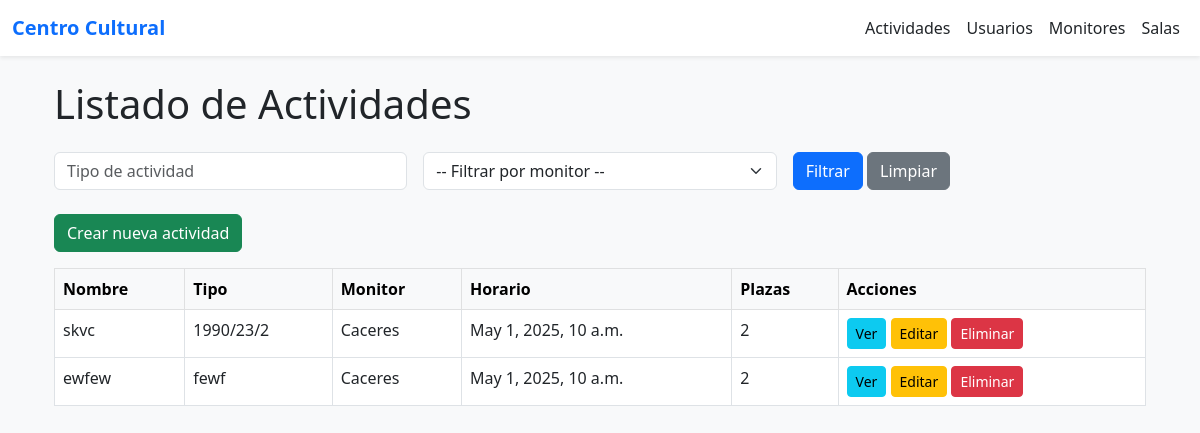
/actividades/, run on an earlier commit of the app's database.
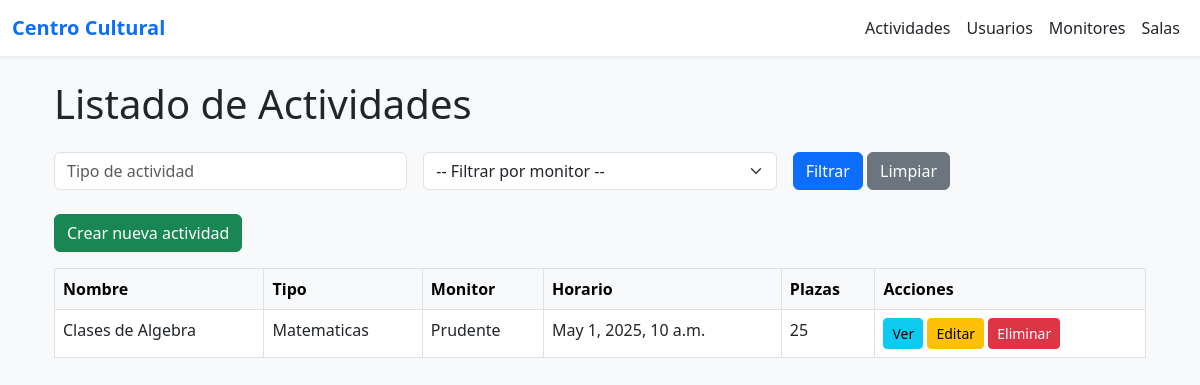
And on a later commit of the database.
### app_bbdd/models.py (models this page shows, shortened)
class Actividad(models.Model):
    nombre = models.CharField(max_length=100)
    tipo = models.CharField(max_length=50)
    horario = models.DateTimeField()
    descripcion = models.TextField()
    duracion = models.PositiveIntegerField(help_text="Duración en minutos")
    plazas_disponibles = models.PositiveIntegerField()
    usuarios = models.ManyToManyField(UsuarioInscrito, related_name='actividades', blank=True)
    monitor = models.ForeignKey(Monitor, on_delete=models.CASCADE, related_name='actividades')
    sala_principal = models.ForeignKey(Sala, on_delete=models.SET_NULL, null=True, related_name='actividades_principales')
    salas_secundarias = models.ManyToManyField(Sala, blank=True, related_name='actividades_secundarias')

class Monitor(models.Model):
    nombre = models.CharField(max_length=100)
    especializacion = models.CharField(max_length=100)

### app_bbdd/views.py (the view)
# urls.py: path('', views.lista_actividades, name='lista_actividades'),
def lista_actividades(request):
    actividades = Actividad.objects.all()
    monitores = Monitor.objects.all()
    tipo = request.GET.get('tipo')
    if tipo:
        actividades = actividades.filter(tipo__iexact=tipo)
    monitor_id = request.GET.get('monitor')
    if monitor_id:
        actividades = actividades.filter(monitor__id=monitor_id)
    return render(request, 'actividades/lista.html', {
        'actividades': actividades,
        'monitores': monitores
    })

### app_bbdd/templates/actividades/lista.html (shortened to what this page needs)
{% extends 'base.html' %}
{% block content %}
<div class="container mt-4">
    <h1 class="mb-4">Listado de Actividades</h1>
    <form method="get" class="row g-3 mb-4">
        <div class="col-md-4">
            <input type="text" name="tipo" class="form-control" placeholder="Tipo de actividad"
                   value="{{ request.GET.tipo }}">
        </div>
        <div class="col-md-4">
            <select name="monitor" class="form-select">
                <option value="">-- Filtrar por monitor --</option>
            </select>
        </div>
        <div class="col-md-4">
            <button type="submit" class="btn btn-primary">Filtrar</button>
            <a href="{% url 'lista_actividades' %}" class="btn btn-secondary">Limpiar</a>
        </div>
    </form>
    <div class="mb-3">
        <a href="{% url 'crear_actividad' %}" class="btn btn-success">Crear nueva actividad</a>
    </div>
    <table class="table table-bordered table-hover">
        <thead class="table-light">
            <tr>
                <th>Nombre</th>
                <th>Tipo</th>
                <th>Monitor</th>
                <th>Horario</th>
                <th>Plazas</th>
                <th>Acciones</th>
            </tr>
        </thead>
        <tbody>
            {% for actividad in actividades %}
                <tr>
                    <td>{{ actividad.nombre }}</td>
                    <td>{{ actividad.tipo }}</td>
                    <td>{{ actividad.monitor.nombre }}</td>
                    <td>{{ actividad.horario }}</td>
                    <td>{{ actividad.plazas_disponibles }}</td>
                    <td>
                        <a href="{% url 'detalle_actividad' actividad.id %}" class="btn btn-sm btn-info">Ver</a>
                        <a href="{% url 'editar_actividad' actividad.id %}" class="btn btn-sm btn-warning">Editar</a>
                        <a href="{% url 'eliminar_actividad' actividad.id %}" class="btn btn-sm btn-danger">Eliminar</a>
                    </td>
                </tr>
            {% empty %}
                <tr>
                    <td colspan="6" class="text-center">No hay actividades que coincidan con el filtro.</td>
                </tr>
            {% endfor %}
        </tbody>
    </table>
</div>
{% endblock %}

### app_bbdd/templates/base.html (shortened to what this page needs)
<!DOCTYPE html>
<html lang="es">
<head>
    <link href="https://cdn.jsdelivr.net/npm/bootstrap@5.3.0/dist/css/bootstrap.min.css" rel="stylesheet">
</head>
<body class="bg-light">
    <nav class="navbar navbar-expand-lg navbar-light bg-white shadow-sm">
        <div class="container-fluid">
            <a class="navbar-brand fw-bold text-primary" href="#">Centro Cultural</a>
            <div class="collapse navbar-collapse" id="navbarNav">
                <ul class="navbar-nav ms-auto">
                    <li class="nav-item">
                        <a class="nav-link text-dark" href="/actividades/">Actividades</a>
                    </li>
                    <li class="nav-item">
                        <a class="nav-link text-dark" href="/usuarios/">Usuarios</a>
                    </li>
                    <li class="nav-item">
                        <a class="nav-link text-dark" href="/monitores/">Monitores</a>
                    </li>
                    <li class="nav-item">
                        <a class="nav-link text-dark" href="/salas/">Salas</a>
                    </li>
                </ul>
            </div>
        </div>
    </nav>
    <div class="container my-4">
        {% block content %}{% endblock %}
    </div>
</body>
</html>

What changed in the data, as far as the page shows it:
removed Actividad: nombre "skvc", tipo "1990/23/2", monitor.nombre "Caceres", horario "May 1, 2025, 10 a.m.", plazas_disponibles "2"
removed Actividad: nombre "ewfew", tipo "fewf", monitor.nombre "Caceres", horario "May 1, 2025, 10 a.m.", plazas_disponibles "2"
added Actividad: nombre "Clases de Algebra", tipo "Matematicas", monitor.nombre "Prudente", horario "May 1, 2025, 10 a.m.", plazas_disponibles "25"
